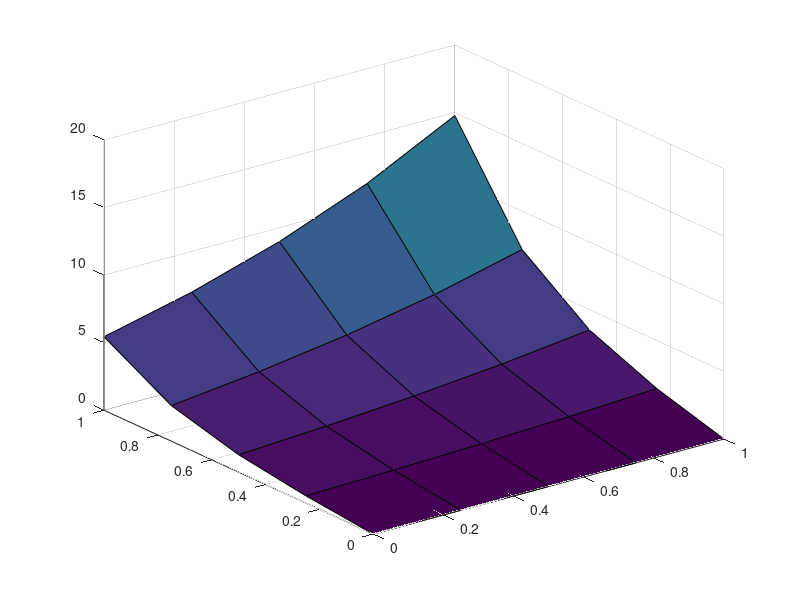

The MATLAB script that drew this image: (Note: this script raises an error after producing the figure.)
% x          = randi([0,20], 5, 5)
% [~, index] = sort(x, 2, 'descend')                % Sorting index
% result     = zeros(size(x));                       % Create output
% % sub2ind(size(x), 1:5, index(:, 1).')
% result(sub2ind(size(x), 1:5, index(:, 1).')) = 1  % Mark largest
% % result(sub2ind(size(x), 1:5, index(:, 2).')) = 1;  % Mark 2nd largest

% x = randi(10, 3, 3)
% median(median(x))
% median(x(:))

% nx = 4;
% ny = 3;
% x = randi(10, nx, ny)
% [~, index] = sort(x(:), 'descend');
% v=5;
% y = zeros(nx*ny, 1);
% y(index(1:v))=1;
% reshape(y, nx, ny)
% y = x(:);
% y(index(v+1:length(y))) = 0;
% y = reshape(y, nx, ny);
% a = y>0

% tmp = zeros(size(x));
% for i=1:length(y)
%   if mod(i, ny+1)~=0 
%     tmp(mod(i,ny+1), (i-mod(i, ny+1))/(ny+1)+1) = y(i);
%   else
%     tmp(ny+1, (i-mod(i, ny+1))/(ny+1)) = y(i);
%   end
% end
% tmp

% dist_mat1 = randi([0 7], 3, 7)                     % Create Matrix
% [RowNrs,ColNrs] = find(dist_mat1>0 & dist_mat1<6);
% [RowNrSort, Idx] = sort(RowNrs);
% for k1 = 1:max(RowNrs)
%     Out{k1} = ColNrs(Idx(RowNrSort == k1));
% end
% ot = [Out{1}, Out{2}, Out{3}]

% syms xa ya;
% alpha = 25e-6;
% beta = 25e-6;
% global gauss;
% gauss = 0.57735;
% n = 1/(4*alpha*beta)*[(alpha-xa)*(beta-ya) (alpha+xa)*(beta-ya) (alpha+xa)*(beta+ya) (alpha-xa)*(beta+ya)];
% % n = 1/(4*alpha*beta)*[(alpha-xa)*(beta+ya) (alpha+xa)*(beta+ya) ...
% %                       (alpha+xa)*(beta-ya) (alpha-xa)*(beta-ya)];
% B = sym('b', [3 8]);
% for i=1:4
%   B(1:3,i*2-1:i*2) = [diff(n(i), xa)  0;...
%                       0               diff(n(i), ya);...
%                       diff(n(i), ya)  diff(n(i),xa);...
%                       ];
% end
% nu=0.3;
% Ddash = 1/(1-nu^2)*[1   nu  0;
%                     nu  1   0;
%                     0   0   (1-nu)/2;];
% KE = double(int(int(B'*Ddash*B, xa, -alpha, alpha), ya, -beta, beta));
% b = double(int(int(B, xa, -alpha, alpha), ya, -beta, beta))
% b = subs(subs(B, xa, -alpha*gauss)+subs(B, xa, alpha*gauss), ya, -beta*gauss) + ...
%     subs(subs(B, xa, -alpha*gauss)+subs(B, xa, alpha*gauss), ya, beta*gauss)
  
  
F=@(x,y) 2*exp(x+y.^2).*y; %present function
xmin=0; % rectangle dimensions
xmax=1;
ymin=0;
ymax=1;
% -----------------------------------------------
% In order to create a rectangular mesh in Matlab
% we can make the following procedure
% -----------------------------------------------

numDiv=4; %number of subdivisions
hx=(xmax-xmin)/numDiv;
hy=(ymax-ymin)/numDiv;
xi=xmin:hx:xmax; %all points in the x-axis
eta=ymin:hy:ymax; %all points in the y-axis
[X,Y] = meshgrid(xi,eta); % create a grid of points
Z = F(X,Y); % function values
surf(X,Y,Z); % optional: is just to visualize the result
[elem,vertex] = surf2patch(X,Y,Z); % the main variables
numElem=size(elem,1) %total number of elements
numVert= size(vertex,1) % total number of vertices
